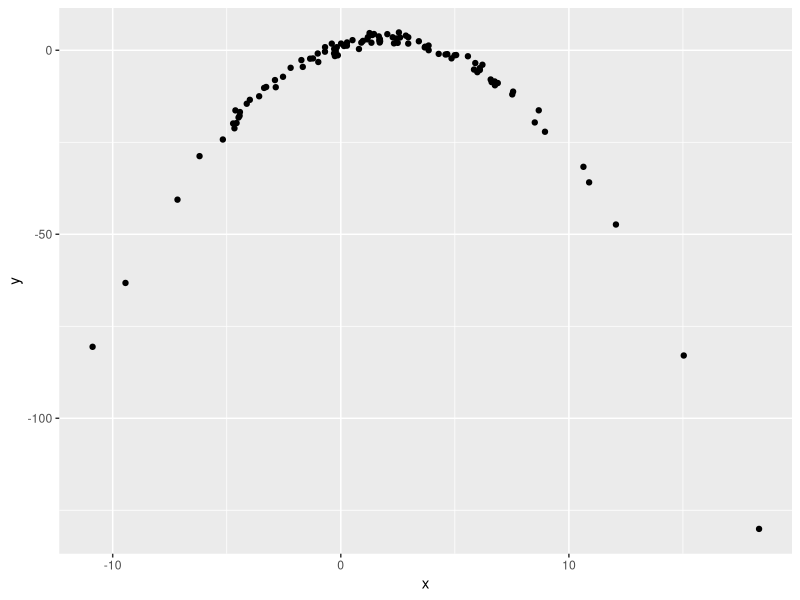

Here is the R script that generated this plot:
## ---- chunk 1
library(tidyverse)

df <- tibble(
  x = rnorm(100, 2, 5),
  y = 1 + 2 * x -0.5 * x ^ 2 + rnorm(100)
)

df |> 
  ggplot(aes(x = x, y = y)) +
  geom_point()
